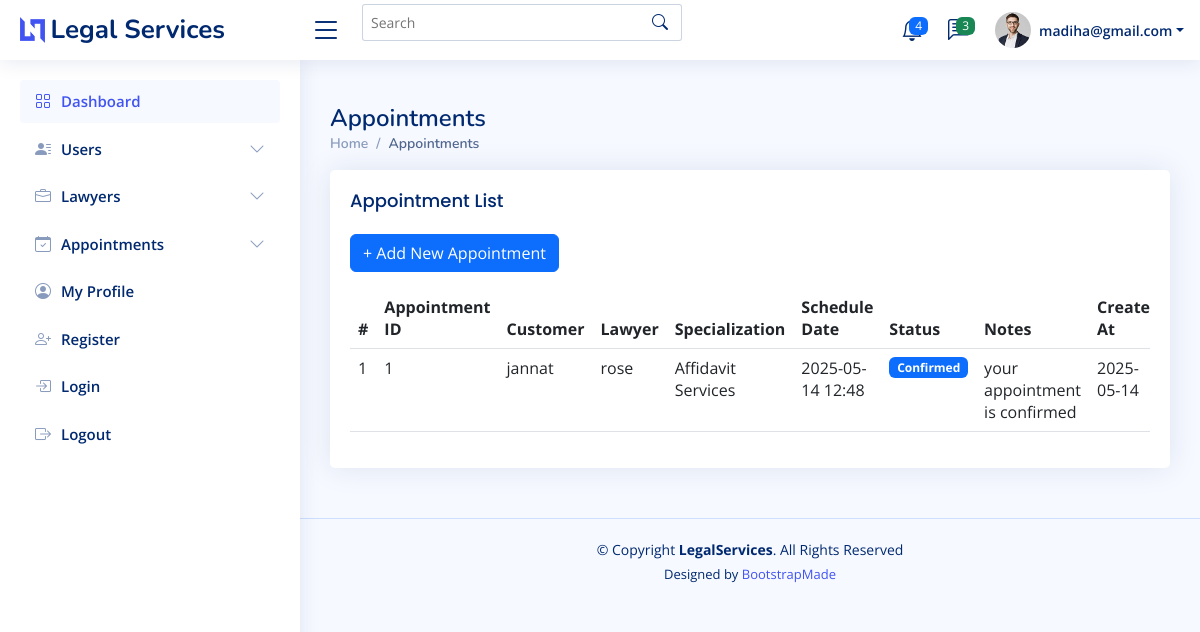
Page /admin/appointments.php (signed in) on the earlier database version.
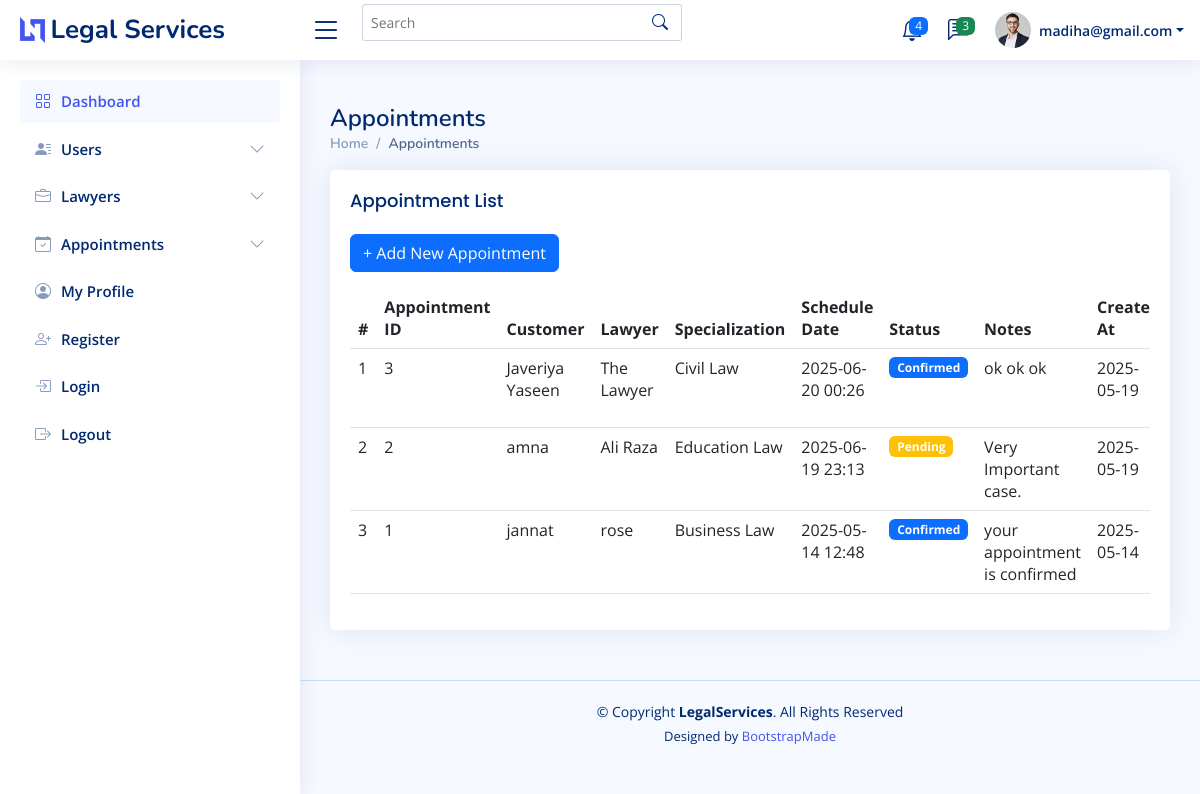
Same page on the later database version.
### tables this page shows
CREATE TABLE `appointments` (
  `appointment_id` int(11) NOT NULL,
  `customer_id` int(11) NOT NULL,
  `lawyer_id` int(11) NOT NULL,
  `schedule_date` datetime NOT NULL,
  `status` enum('Pending','Confirmed','Completed') DEFAULT 'Pending',
  `notes` text DEFAULT NULL,
  `created_at` timestamp NOT NULL DEFAULT current_timestamp()
);

CREATE TABLE `users` (
  `user_id` int(11) NOT NULL,
  `name` varchar(100) NOT NULL,
  `email` varchar(150) NOT NULL,
  `password` varchar(255) NOT NULL,
  `profile_photo` varchar(255) DEFAULT NULL,
  `user_type` enum('Customer','Lawyer','Admin') NOT NULL,
  `city_id` int(11) DEFAULT NULL,
  `created_at` timestamp NOT NULL DEFAULT current_timestamp(),
  `contact_info` varchar(255) DEFAULT NULL
);

CREATE TABLE `specializations` (
  `specialization_id` int(11) NOT NULL,
  `specialization_name` varchar(100) NOT NULL,
  `service_icon` text DEFAULT NULL,
  `description` text DEFAULT NULL
);

### admin/appointments.php (the view, shortened to what this page needs)
<?php
include('inc.header.php');
$appointments = [];
$query = "
  SELECT
    a.appointment_id,
    a.schedule_date,
    a.status,
    a.notes,
    a.created_at,
    c.name AS customer_name,
    l.name AS lawyer_name,
    s.specialization_name
  FROM appointments a
  JOIN users c ON a.customer_id = c.user_id
  JOIN users l ON a.lawyer_id = l.user_id
  LEFT JOIN lawyers_profile lp ON l.user_id = lp.lawyer_id
  LEFT JOIN specializations s ON lp.specialization_id = s.specialization_id
  ORDER BY a.schedule_date DESC
";
$result = mysqli_query($conn, $query);
if ($result && mysqli_num_rows($result) > 0) {
  while ($row = mysqli_fetch_assoc($result)) {
    $appointments[] = $row;
  }
}
?>
<main id="main" class="main">
  <div class="pagetitle">
    <h1>Appointments</h1>
    <nav>
      <ol class="breadcrumb">
        <li class="breadcrumb-item"><a href="index.php">Home</a></li>
        <li class="breadcrumb-item active">Appointments</li>
      </ol>
    </nav>
  </div>
  <section class="section">
    <div class="row">
      <div class="col-lg-12">
        <div class="card">
          <div class="card-body">
            <h5 class="card-title">Appointment List</h5>
            <a href="appointment.create.php" class="btn btn-primary mb-3">+ Add New Appointment</a>
            <div class="table-responsive">
              <table class="table datatable">
                <thead>
                  <tr>
                    <th>#</th>
                    <th>Appointment ID</th>
                    <th>Customer</th>
                    <th>Lawyer</th>
                    <th>Specialization</th>
                    <th>Schedule Date</th>
                    <th>Status</th>
                    <th>Notes</th>
                    <th>Created At</th>
                  </tr>
                </thead>
                <tbody>
                  <?php if (!empty($appointments)): ?>
                    <?php foreach ($appointments as $index => $appt): ?>
                      <tr>
                        <td><?= $index + 1 ?></td>
                        <td><?= (int)$appt['appointment_id'] ?></td>
                        <td><?= htmlspecialchars($appt['customer_name']) ?></td>
                        <td><?= htmlspecialchars($appt['lawyer_name']) ?></td>
                        <td><?= htmlspecialchars($appt['specialization_name'] ?? 'N/A') ?></td>
                        <td><?= date('Y-m-d H:i', strtotime($appt['schedule_date'])) ?></td>
                        <td>
                          <span class="badge
                            <?= $appt['status'] == 'Completed' ? 'bg-success' :
                                 ($appt['status'] == 'Confirmed' ? 'bg-primary' : 'bg-warning') ?>">
                            <?= $appt['status'] ?>
                          </span>
                        </td>
                        <td><?= htmlspecialchars($appt['notes'] ?? '-') ?></td>
                        <td><?= date('Y-m-d', strtotime($appt['created_at'])) ?></td>
                      </tr>
                    <?php endforeach; ?>
                  <?php else: ?>
                    <tr>
                      <td colspan="10" class="text-center text-muted">No appointments found.</td>
                    </tr>
                  <?php endif; ?>
                </tbody>
              </table>
            </div>
          </div>
        </div>
      </div>
    </div>
  </section>
</main>
<?php include('inc.footer.php'); ?>

### admin/inc.connection.php (shortened to what this page needs)
<?php
$database = "legalservicesdb";
echo "$database Connected Successfully";

### admin/inc.header.php (shortened to what this page needs)
<?php
require('inc.connection.php');
?>
<!DOCTYPE html>
<html lang="en">
<head>
  <link href="assets/vendor/bootstrap/css/bootstrap.min.css" rel="stylesheet">
  <link href="assets/vendor/bootstrap-icons/bootstrap-icons.css" rel="stylesheet">
  <link href="assets/vendor/boxicons/css/boxicons.min.css" rel="stylesheet">
  <link href="assets/vendor/quill/quill.snow.css" rel="stylesheet">
  <link href="assets/vendor/quill/quill.bubble.css" rel="stylesheet">
  <link href="assets/vendor/remixicon/remixicon.css" rel="stylesheet">
  <link href="assets/vendor/simple-datatables/style.css" rel="stylesheet">
  <link href="assets/css/style.css" rel="stylesheet">
</head>
<body>
  <header id="header" class="header fixed-top d-flex align-items-center">
    <div class="d-flex align-items-center justify-content-between">
      <a href="index.html" class="logo d-flex align-items-center">
        <img src="assets/img/logo.png" alt="">
        <span class="d-none d-lg-block">Legal Services</span>
      </a>
      <i class="bi bi-list toggle-sidebar-btn"></i>
    </div>
    <div class="search-bar">
      <form class="search-form d-flex align-items-center" method="POST" action="#">
        <input type="text" name="query" placeholder="Search" title="Enter search keyword">
        <button type="submit" title="Search"><i class="bi bi-search"></i></button>
      </form>
    </div>
    <nav class="header-nav ms-auto">
      <ul class="d-flex align-items-center">
        <li class="nav-item dropdown">
          <a class="nav-link nav-icon" href="#" data-bs-toggle="dropdown">
            <span class="badge bg-primary badge-number">4</span>
          </a>
        </li>
        <li class="nav-item dropdown">
          <a class="nav-link nav-icon" href="#" data-bs-toggle="dropdown">
            <span class="badge bg-success badge-number">3</span>
          </a>
        </li>
        <li class="nav-item dropdown pe-3">
          <a class="nav-link nav-profile d-flex align-items-center pe-0" href="#" data-bs-toggle="dropdown">
            <img src="assets/img/profile-img.jpg" alt="Profile" class="rounded-circle">
            <span class="d-none d-md-block dropdown-toggle ps-2"><?php echo $_SESSION['Email'];?></span>
          </a>
        </li>
      </ul>
    </nav>
  </header>
<aside id="sidebar" class="sidebar">
  <ul class="sidebar-nav" id="sidebar-nav">
    <li class="nav-item">
      <a class="nav-link" href="index.php">
        <i class="bi bi-grid"></i>
        <span>Dashboard</span>
      </a>
    </li>
    <li class="nav-item">
      <a class="nav-link collapsed" data-bs-target="#user-nav" data-bs-toggle="collapse" href="#">
        <i class="bi bi-person-lines-fill"></i><span>Users</span><i class="bi bi-chevron-down ms-auto"></i>
      </a>
    </li>
    <li class="nav-item">
      <a class="nav-link collapsed" data-bs-target="#lawyer-nav" data-bs-toggle="collapse" href="#">
        <i class="bi bi-briefcase"></i><span>Lawyers</span><i class="bi bi-chevron-down ms-auto"></i>
      </a>
    </li>
    <li class="nav-item">
      <a class="nav-link collapsed" data-bs-target="#appointments-nav" data-bs-toggle="collapse" href="#">
        <i class="bi bi-calendar-check"></i><span>Appointments</span><i class="bi bi-chevron-down ms-auto"></i>
      </a>
    </li>
    <li class="nav-item">
      <a class="nav-link collapsed" href="userprofile.php">
        <i class="bi bi-person-circle"></i>
        <span>My Profile</span>
      </a>
    </li>
    <li class="nav-item">
      <a class="nav-link collapsed" href="register.php">
        <i class="bi bi-person-plus"></i>
        <span>Register</span>
      </a>
    </li>
    <li class="nav-item">
      <a class="nav-link collapsed" href="login.php">
        <i class="bi bi-box-arrow-in-right"></i>
        <span>Login</span>
      </a>
    </li>
    <li class="nav-item">
      <a class="nav-link collapsed" href="logout.php">
        <i class="bi bi-box-arrow-right"></i>
        <span>Logout</span>
      </a>
    </li>
  </ul>
</aside>

### admin/inc.footer.php (shortened to what this page needs)
<footer id="footer" class="footer">
    <div class="copyright">
      &copy; Copyright <strong><span>LegalServices</span></strong>. All Rights Reserved
    </div>
    <div class="credits">
      Designed by <a href="https://bootstrapmade.com/">BootstrapMade</a>
    </div>
  </footer>
</body>
</html>

### admin/assets/css/style.css (style rules this page uses)
:root { scroll-behavior: smooth; }
body { font-family: "Open Sans", sans-serif; background: #f6f9ff; color: #444444; }
a { color: #4154f1; text-decoration: none; }
h1, h2, h3, h4, h5, h6 { font-family: "Nunito", sans-serif; }
#main { margin-top: 60px; padding: 20px 30px; transition: all 0.3s; }
.pagetitle { margin-bottom: 10px; }
.pagetitle h1 { font-size: 24px; margin-bottom: 0; font-weight: 600; color: #012970; }
.card { margin-bottom: 30px; border: none; border-radius: 5px; box-shadow: 0px 0 30px rgba(1, 41, 112, 0.1); }
.card-title { padding: 20px 0 15px 0; font-size: 18px; font-weight: 500; color: #012970; font-family: "Poppins", sans-serif; }
.card-body { padding: 0 20px 20px 20px; }
.breadcrumb { font-size: 14px; font-family: "Nunito", sans-serif; color: #899bbd; font-weight: 600; }
.breadcrumb a { color: #899bbd; transition: 0.3s; }
.breadcrumb .breadcrumb-item::before { color: #899bbd; }
.breadcrumb .active { color: #51678f; font-weight: 600; }
.logo { line-height: 1; }
@media (min-width: 1200px) { .logo { width: 280px; } }
.logo img { max-height: 26px; margin-right: 6px; }
.logo span { font-size: 26px; font-weight: 700; color: #012970; font-family: "Nunito", sans-serif; }
.header { transition: all 0.5s; z-index: 997; height: 60px; box-shadow: 0px 2px 20px rgba(1, 41, 112, 0.1); background-color: #fff; padding-left: 20px; }
.header .toggle-sidebar-btn { font-size: 32px; padding-left: 10px; cursor: pointer; color: #012970; }
.header .search-bar { min-width: 360px; padding: 0 20px; }
.header .search-form { width: 100%; }
.header .search-form input { border: 0; font-size: 14px; color: #012970; border: 1px solid rgba(1, 41, 112, 0.2); padding: 7px 38px 7px 8px; border-radius: 3px; transition: 0.3s; width: 100%; }
.header .search-form button { border: 0; padding: 0; margin-left: -30px; background: none; }
.header .search-form button i { color: #012970; }
.header-nav ul { list-style: none; }
.header-nav>ul { margin: 0; padding: 0; }
.header-nav .nav-icon { font-size: 22px; color: #012970; margin-right: 25px; position: relative; }
.header-nav .nav-profile { color: #012970; }
.header-nav .nav-profile img { max-height: 36px; }
.header-nav .nav-profile span { font-size: 14px; font-weight: 600; }
.header-nav .badge-number { position: absolute; inset: -2px -5px auto auto; font-weight: normal; font-size: 12px; padding: 3px 6px; }
.sidebar { position: fixed; top: 60px; left: 0; bottom: 0; width: 300px; z-index: 996; transition: all 0.3s; padding: 20px; overflow-y: auto; scrollbar-width: thin; scrollbar-color: #aab7cf transparent; box-shadow: 0px 0px 20px rgba(1, 41, 112, 0.1); background-color: #fff; }
@media (min-width: 1200px) { #main, #footer { margin-left: 300px; } }
.sidebar-nav { padding: 0; margin: 0; list-style: none; }
.sidebar-nav li { padding: 0; margin: 0; list-style: none; }
.sidebar-nav .nav-item { margin-bottom: 5px; }
.sidebar-nav .nav-link { display: flex; align-items: center; font-size: 15px; font-weight: 600; color: #4154f1; transition: 0.3; background: #f6f9ff; padding: 10px 15px; border-radius: 4px; }
.sidebar-nav .nav-link i { font-size: 16px; margin-right: 10px; color: #4154f1; }
.sidebar-nav .nav-link.collapsed { color: #012970; background: #fff; }
.sidebar-nav .nav-link.collapsed i { color: #899bbd; }
.sidebar-nav .nav-link .bi-chevron-down { margin-right: 0; transition: transform 0.2s ease-in-out; }
.footer { padding: 20px 0; font-size: 14px; transition: all 0.3s; border-top: 1px solid #cddfff; }
.footer .copyright { text-align: center; color: #012970; }
.footer .credits { padding-top: 5px; text-align: center; font-size: 13px; color: #012970; }

Differences in the rows shown:
added appointments: appointment_id "3", customer.name "Javeriya Yaseen", lawyer.name "The Lawyer", specializations.specialization_name "Civil Law", schedule_date "2025-06-20 00:26", status "Confirmed", notes "ok ok ok", created_at "2025-05-19"
added appointments: appointment_id "2", customer.name "amna", lawyer.name "Ali Raza", specializations.specialization_name "Education Law", schedule_date "2025-06-19 23:13", status "Pending", notes "Very Important case.", created_at "2025-05-19"
changed through a linked row, appointments "your appointment is confirmed": specializations.specialization_name "Affidavit Services" → "Business Law"
